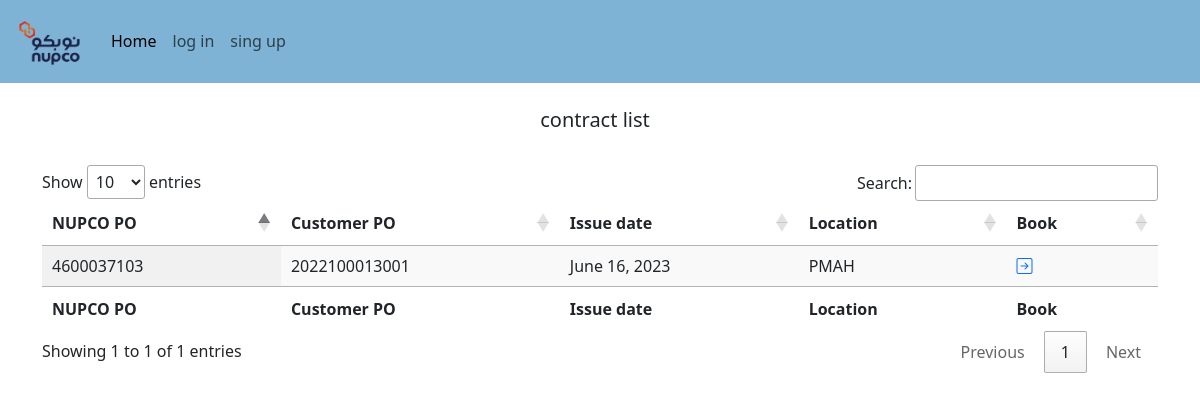
The page / on the database its author committed.
### cont/models.py (models this page shows, shortened)
class Ordeer(models.Model):
    nupco_po = models.CharField(max_length=125)
    customer_po=models.CharField(max_length=250)
    locations = models.CharField(max_length=250)
    issue_delivery = models.DateField()
    PO_item_number = models.CharField(max_length=125)
    nupco_Gen_code = models.CharField(max_length=125)
    nupco_Trade_code = models.CharField(max_length=125)
    desscription = models.CharField(max_length=125)
    Ordeer_Qty = models.CharField(max_length=125)
    available_Qty = models.IntegerField(blank=True, null=True,default=0)
    Requested_Qty = models.IntegerField(blank=True, null=True,default=0)
    date_delivery = models.DateField(blank=True, null=True, default=date.today)
    creation_delivery = models.DateField(blank=True, null=True, default=date.today)
    status = models.CharField(max_length=250,blank=True, null=True,default="")

### cont/views.py (the view)
# urls.py: path('', HomePage , name='Home'),
def HomePage(request):
    orders=Ordeer.objects.all()
    user = request.user
    is_supplier = user.is_authenticated and user.is_supplier
    is_customer = user.is_authenticated and user.is_customer
    is_manager = user.is_authenticated and user.is_manager
    is_supplier=bool(is_supplier)
    is_customer=bool(is_customer)
    is_manager=bool(is_manager)
    if is_manager:
       return render(request,"admin.html",{'orders':orders})
    if is_supplier:
        return render(request,"supplier.html",{'orders':orders})
    if is_customer:
        return render(request,"customer.html",{'orders':orders})
    return render(request,"home.html",{'orders':orders})

### cont/templates/home.html (shortened to what this page needs)
{% load static %}
<!doctype html>
<html lang="en">
  <head>
    <link rel="stylesheet" type="text/css" href="https://cdn.datatables.net/1.10.25/css/jquery.dataTables.min.css">
    <link href="https://cdn.jsdelivr.net/npm/bootstrap@5.3.0/dist/css/bootstrap.min.css" rel="stylesheet">
    <link rel="stylesheet" href="https://cdn.jsdelivr.net/npm/bootstrap-icons@1.7.2/font/bootstrap-icons.css">
  </head>
  <body>
    <nav class="navbar navbar-expand-lg navbar-custom">
        <div class="container-fluid">
          <a class="navbar-brand" href="{% url 'Home'%}"><img src="{% static 'img/IMG2.png' %}" style="width:75px;" >   </a>
          <div class="collapse navbar-collapse" id="navbarNav">
            <ul class="navbar-nav">
              <li class="nav-item">
                <a class="nav-link active" aria-current="page" href="{% url 'Home' %}">Home</a>
              </li>
             {% if user.is_authenticated %}
             <li class="nav-item">
               <a class="nav-link" href="">{{request.user}}</a>
             </li>
             <li class="nav-item">
               <a class="nav-link" href="{% url 'logout_view' %}">logout</a>
             </li>
           {% else %}
           <li class="nav-item">
             <a class="nav-link" href="{% url 'login' %}">log in</a>
           </li>
           <li class="nav-item">
             <a class="nav-link" href="{% url 'singup' %}">sing up</a>
           </li>
         {% endif%}
            </ul>
          </div>
        </div>
    </nav>
    <div class="container" style="margin:25px;">
      <div class="row text-center">
        <h5> contract list </h5>
      </div>
    </div>
    <div class="container">
      <div class="row">
        <div class="table-responsive">
            <table id="example" class="display" style="width:100%">
            <thead>
                <tr>
                    <th>NUPCO PO</th>
                    <th>Customer PO</th>
                    <th>Issue date</th>
                    <th>Location</th>
                    <th>Book</th>
                </tr>
            </thead>
            <tbody>
                {% for o in orders %}
                <tr>
                    <td>{{o.nupco_po}}</td>
                    <td>{{o.customer_po}}</td>
                    <td>{{o.issue_delivery}}</td>
                    <td>{{o.locations}}</td>
                    <td>
                        <a href="{% url 'SupplierPage' %}">
                        <i class="bi bi-arrow-right-square" ></i>
                        </a>
                    </td>
                </tr>
                {% endfor %}
            </tbody>
            <tfoot>
                <tr>
                    <th>NUPCO PO</th>
                    <th>Customer PO</th>
                    <th>Issue date</th>
                    <th>Location</th>
                    <th>Book</th>
                </tr>
            </tfoot>
           </table>
        </div>
      </div>
    </div>
  </body>
</html>

### cont/templates/home.html (style rules this page uses)
.navbar-custom { background-color: #7fb3d5; }

### rows shown on the page
Ordeer: nupco_po "4600037103", customer_po "2022100013001", issue_delivery "June 16, 2023", locations "PMAH"
